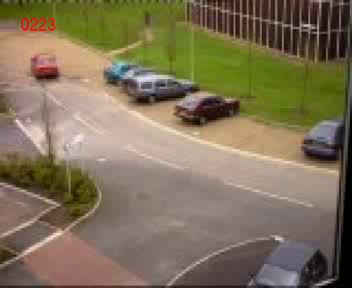
#> input picture frame 52 of XProject/inputcar.avi, 352 x 288 px
$ python a1Xmain.py   (older library calls are emulated)
#> lines starting #> are read from the running program, lines starting #| are printed output that depends on the picture; after the words box and inside, x2 and y2 are one past the last pixel; in counts of white or black regions, pixels touching at a corner belong together
#C.T.Chen All Rights Reserved

import cv2
import numpy as np
import sys
import time

camera = cv2.VideoCapture("inputcar.avi")


if __name__ == '__main__':
    #MQTT Connect
    #Color Tracking
    while 1:
        ok, frame = camera.read()
#> frame is the input picture: shape (288, 352, 3); mean B, G, R 88.6, 114, 128.1
        if not ok:
            break
        #cimg = frame[20:100, 40:100]

        imgHSV = cv2.cvtColor(frame, cv2.COLOR_BGR2HSV)
#> imgHSV: shape (288, 352, 3); mean H, S, V 24.4, 91.3, 130.5

        #blur image
        imgHSV = cv2.blur(imgHSV,(10,10))
#> imgHSV: shape (288, 352, 3); mean H, S, V 24.4, 91.3, 130.7
        #imgHSV = cv2.GaussianBlur(imgHSV,(5,5),15,15)
        #imgHSV = cv2.medianBlur(imgHSV,5)

        # define range of blue color in HSV
        lower_blue = np.array([0,130,130])
        upper_blue = np.array([5,255,255])

        # Threshold the HSV image to get only red colors
        Colormask = cv2.inRange(imgHSV, lower_blue, upper_blue)
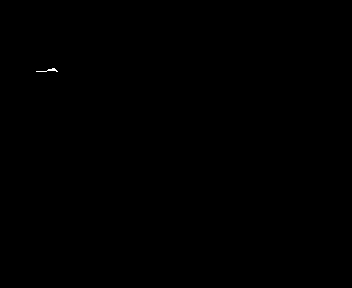
#> Colormask: shape (288, 352); 0.03% white in thin lines or dots, all inside (x1, y1, x2, y2) = (36, 68, 58, 72)

        # Bitwise-AND mask and original image
        imgRes = cv2.bitwise_and(frame,frame, mask=Colormask)

        # Covert to 1 channel image for contours
        imgRes = cv2.cvtColor(imgRes, cv2.COLOR_BGR2GRAY)
#> imgRes: shape (288, 352)

        #thresh = cv2.threshold(imgRes, 25, 255, cv2.THRESH_BINARY)[1]
        thresh = cv2.dilate(imgRes, None, iterations=10)
        #thresh = cv2.erode(imgRes, None, iterations=1)
        im2, contours, hierarchy = cv2.findContours(thresh,cv2.RETR_TREE,cv2.CHAIN_APPROX_SIMPLE)
#> contours = 1 contour; box (x1, y1, x2, y2) and area: (26, 58, 68, 82) 901

        number = 0;
        for cnt in contours:
          x,y,w,h = cv2.boundingRect(cnt)
          cv2.rectangle(frame,(x,y),(x+w,y+h),(0,255,0),2)
          area = cv2.contourArea(cnt)
          print("area = %4d, number = %d"%(area,number))
          number+=1
#> this loop made 1 pass
#> (x, y, w, h, area, number) on pass 1: (26, 58, 42, 24, 901, 1)
#| area =  901, number = 0
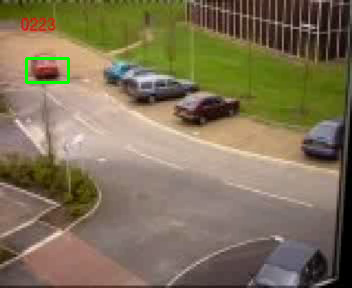
#> frame: shape (288, 352, 3); 0.39% of pixels changed, all inside (x1, y1, x2, y2) = (25, 57, 70, 84)
#> after the loop, number = 1

        cv2.imshow('frame',frame)
        #cv2.imshow('res',imgRes)
        k = cv2.waitKey(5) & 0xFF
#> (key Esc is pressed here)
        if k == 27:
            break
    cv2.destroyAllWindows()
    #KCF
    #Motor Conrol
